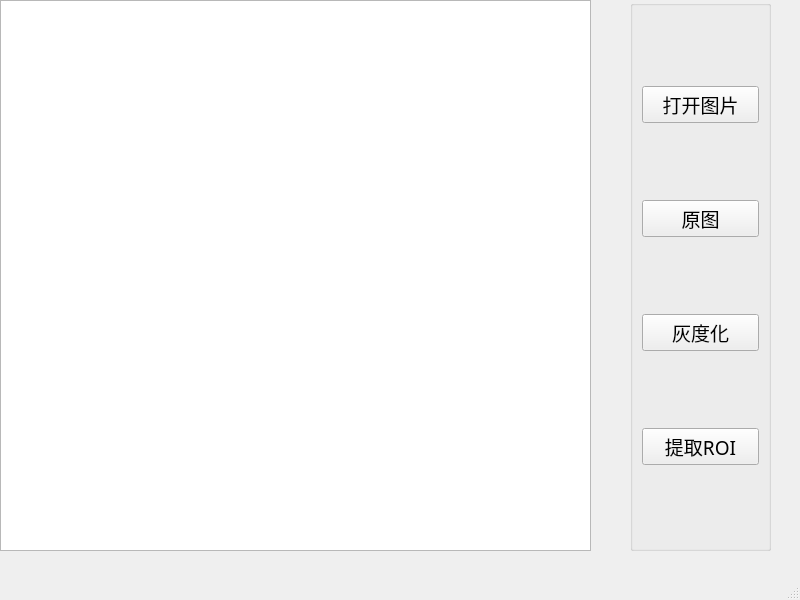
<?xml version="1.0" encoding="UTF-8"?>
<ui version="4.0">
 <class>Halcon_t_Window</class>
 <widget class="QMainWindow" name="Halcon_t_Window">
  <property name="enabled">
   <bool>true</bool>
  </property>
  <property name="geometry">
   <rect>
    <x>0</x>
    <y>0</y>
    <width>800</width>
    <height>600</height>
   </rect>
  </property>
  <property name="minimumSize">
   <size>
    <width>800</width>
    <height>600</height>
   </size>
  </property>
  <property name="maximumSize">
   <size>
    <width>800</width>
    <height>600</height>
   </size>
  </property>
  <property name="font">
   <font>
    <family>Adobe Devanagari</family>
    <pointsize>14</pointsize>
   </font>
  </property>
  <property name="windowTitle">
   <string>Halcon联动测试</string>
  </property>
  <widget class="QWidget" name="centralwidget">
   <widget class="QGraphicsView" name="graphicsView">
    <property name="geometry">
     <rect>
      <x>0</x>
      <y>0</y>
      <width>591</width>
      <height>551</height>
     </rect>
    </property>
   </widget>
   <widget class="QGroupBox" name="groupBox">
    <property name="geometry">
     <rect>
      <x>630</x>
      <y>0</y>
      <width>141</width>
      <height>551</height>
     </rect>
    </property>
    <property name="title">
     <string/>
    </property>
    <layout class="QVBoxLayout" name="verticalLayout">
     <item>
      <widget class="QPushButton" name="pushButton">
       <property name="text">
        <string>打开图片</string>
       </property>
      </widget>
     </item>
     <item>
      <widget class="QPushButton" name="pushButton_4">
       <property name="text">
        <string>原图</string>
       </property>
      </widget>
     </item>
     <item>
      <widget class="QPushButton" name="pushButton_2">
       <property name="text">
        <string>灰度化</string>
       </property>
      </widget>
     </item>
     <item>
      <widget class="QPushButton" name="pushButton_3">
       <property name="text">
        <string>提取ROI</string>
       </property>
      </widget>
     </item>
    </layout>
   </widget>
  </widget>
  <widget class="QMenuBar" name="menubar">
   <property name="geometry">
    <rect>
     <x>0</x>
     <y>0</y>
     <width>800</width>
     <height>23</height>
    </rect>
   </property>
  </widget>
  <widget class="QStatusBar" name="statusbar"/>
 </widget>
 <resources/>
 <connections/>
</ui>
